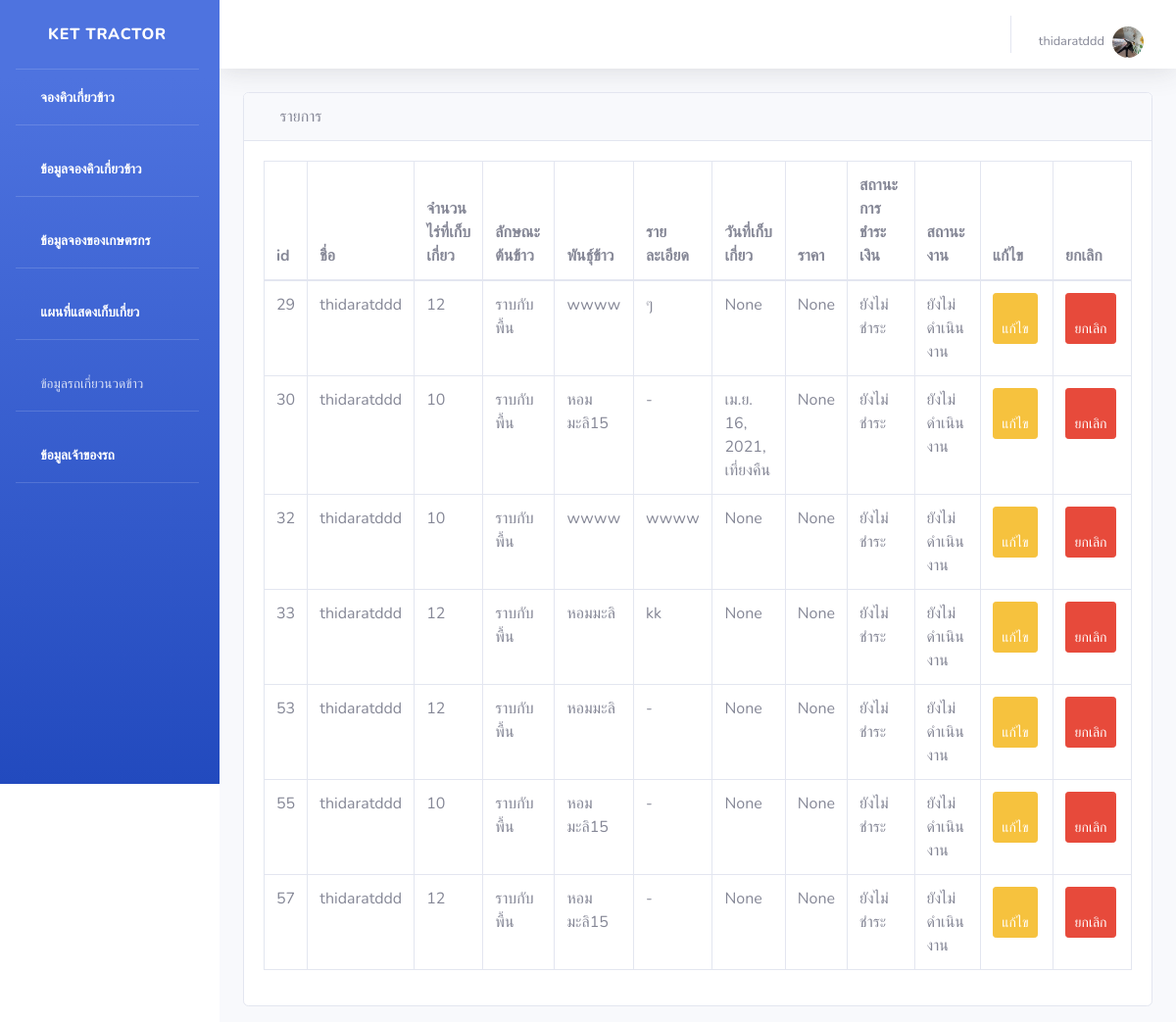
The app's page /showWork (signed in), older data.
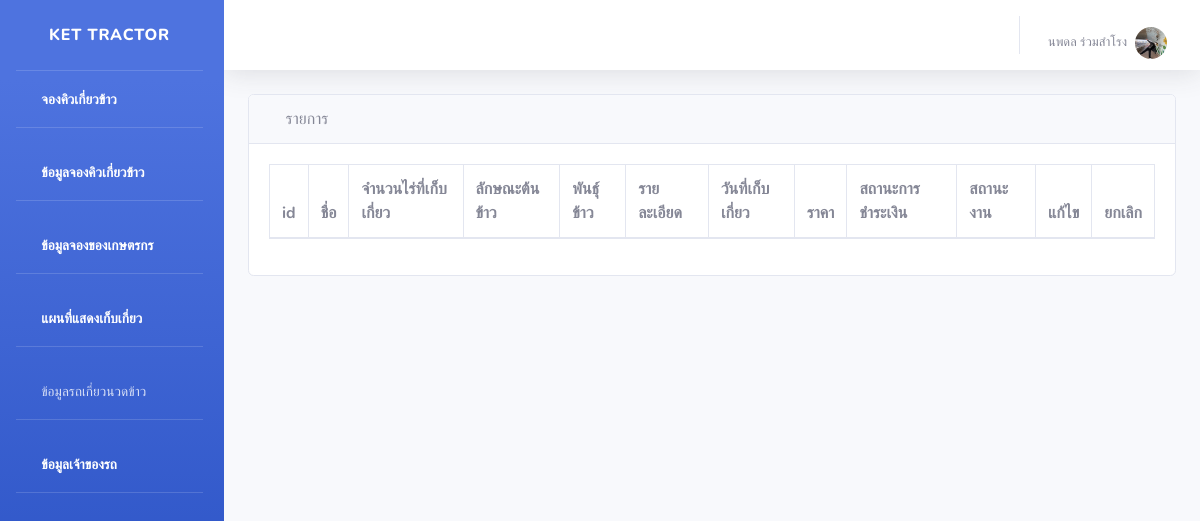
The same page, newer data.
### api/models.py (models this page shows, shortened)
class Farmer(AbstractUser):
    id = models.AutoField(primary_key=True)
    farmer_name = models.CharField(max_length=1000, verbose_name = 'ชื่อ-สกุล')
    image = models.ImageField(upload_to='images/farmer',verbose_name = 'รูปโปรไฟล์')
    address = models.CharField(max_length=1000, verbose_name = 'ที่อยู่')
    phone = models.CharField(max_length=1000, verbose_name = 'เบอร์โทรศัพท์')
    email = models.CharField(max_length=1000)
    password = models.CharField(max_length=1000)
    def __str__(self):
        return f'{self.farmer_name}'
    class Meta:
        verbose_name = 'เกษตรกร'

class Work(models.Model):
    farmer_name = models.ForeignKey(Farmer, on_delete=models.CASCADE, null=True,  verbose_name='เกษตรกร')
    lat = models.CharField(max_length=1000, verbose_name='ละติจูด')
    lng = models.CharField(max_length=1000, verbose_name='ลองติจูด')
    area = models.CharField(max_length=1000, verbose_name='พื้นที่ (ไร่)')
    rice_type = models.ForeignKey(Rice_type, on_delete=models.CASCADE, null=True, default=1, verbose_name='ลักษณะข้าวที่จะให้เกี่ยว')
    rice = models.CharField(max_length=1000, null=True, verbose_name='พันธุ์ข้าว')
    start_time = models.DateTimeField(blank=True, null=True)
    workDetail = models.TextField(max_length=1000, null=True,  verbose_name='รายละเอียด')
    price = models.CharField(max_length=1000, null=True, verbose_name='จำนวนเงิน (บาท)')
    money_status = models.ForeignKey(Money_status, on_delete=models.CASCADE, default=1,null=True, verbose_name='สถานะการชำระเงิน') # ให้นิยามเพิ่มเติม
    work_status = models.ForeignKey(Work_status, on_delete=models.CASCADE, default=1,null=True, verbose_name='สถานะงาน') # รับ ไม่รับ จ่าย
    def __str__(self):
         return f'{self.area} {self.rice_type} {self.rice}'
    class Meta:
        verbose_name = 'งานที่ต้องเก็บเกี่ยว'

class Rice_type(models.Model):
    id = models.AutoField(primary_key=True)
    rice_type = models.CharField(max_length=100)
    def __str__(self):
         return f'{self.rice_type}'
    class Meta:
        verbose_name = 'ลักษณะข้าวที่จะให้เกี่ยว'

class Money_status(models.Model):
    id = models.AutoField(primary_key=True)
    money_status = models.CharField(max_length=100, verbose_name = 'สถานะการชำระเงิน')
    def __str__(self):
         return f'{self.money_status}'
    class Meta:
        verbose_name = 'สถานะการชำระเงิน'

class Work_status (models.Model):
    id = models.AutoField(primary_key=True)
    work_status  = models.CharField(max_length=100, verbose_name="สถานะงาน")
    def __str__(self):
         return f'{self.work_status}'
    class Meta:
        verbose_name = 'สถานะงาน'

### api/views.py (the view)
# urls.py: path('showWork',views.showWork),
def showWork(request):
    works = Work.objects.filter(farmer_name = request.user)
    page = request.GET.get('page',1)
    paginator = Paginator(works, 1) # So limited to 25 profiles in a page
    print("____________",page,paginator,"___________________-")
    try:
        works_p = paginator.page(page)
    except PageNotAnInteger:
        works_p = paginator.page(1)
    except EmptyPage:
        works_p = paginator.page(paginator.num_pages)
    print(works)
    return render(request, 'api/showWork.html', {
        'works': works,
        'works_p': works_p,
        'paginator': paginator
    })

### api/templates/api/showWork.html (shortened to what this page needs)
{% extends 'api/base.html' %}
{% block content %}
<div id="content-wrapper">
  <div class="container-fluid">
      <div class="card mb-3">
          <div class="card-header">
              <i class="fas fa-table"></i>
              รายการ
          </div>
          <div class="card-body">
               <div class="table-responsive">
                  <table class="table table-bordered" id="dataTable" width="100%" cellspacing="0" align="center">
                      <thead>
                      <tr>
                        <th>id</th>
                        <th>ชื่อ</th>
                          <th>จำนวนไร่ที่เก็บเกี่ยว</th>
                          <th>ลักษณะต้นข้าว</th>
                          <th>พันธุ์ข้าว</th>
                          <th>รายละเอียด</th>
                          <th>วันที่เก็บเกี่ยว</th>
                          <th>ราคา</th>
                          <th>สถานะการชำระเงิน</th>
                          <th>สถานะงาน</th>
                          <th>แก้ไข</th>
                          <th>ยกเลิก</th>
                      </tr>
                      </thead>
                      <tbody>
                      {% for work in works %}
                          <tr>
                            <td>{{ work.id }}</td>
                            <td>{{ work.farmer_name }} </td>
                              <td>{{ work.area }}</td>
                              <td>{{ work.rice_type }}</td>
                              <td>{{ work.rice }}</td>
                              <td>{{ work.workDetail }}</td>
                              <td>{{ work.start_time }}</td>
                              <td>{{ work.price }}</td>
                              <td>{{ work.money_status }}</td>
                              <td>{{ work.work_status }}</td>
                            <td> <a class="btn btn-sm btn-warning" href="/editShowWork/{{work.id}}" > <span class="fa fa-edit"></span> แก้ไข</a></td>
                            <td><a class="btn btn-sm btn-danger"  href="/deleteShowWork/{{work.id}}" onclick="return confirm('ยืนยันการลบ ?')"><span class="fa fa-trash" ></span> ยกเลิก</a></td>
                          </tr>
                      {% endfor %}
                      </tbody>
                    </table>
                </div>
                </div>
                </div>
                </div>
                {% endblock %}

### api/templates/api/base.html (shortened to what this page needs)
<!DOCTYPE html>
{% load static %}
<html lang="en">
<head>
    <link rel="stylesheet" type="text/css" href="{% static 'api/css/styles.css' %}">
    <link href="{% static 'api/vendor/fontawesome-free/css/all.min.css'%}" rel="stylesheet" type="text/css">
    <link href="{% static 'api/css/sb-admin-2.min.css'%}" rel="stylesheet">
</head>
<body id="page-top">
    <div id="wrapper">
        <ul class="navbar-nav bg-gradient-primary sidebar sidebar-dark accordion" id="accordionSidebar">
            <a class="sidebar-brand d-flex align-items-center justify-content-center" href="/index">
                <div class="sidebar-brand-text mx-3">Ket Tractor</div>
            </a>
            <hr class="sidebar-divider my-0">
            {% if user.is_authenticated %}
            <li class="nav-item active">
                <a class="nav-link" href="/addWork">
                    <i class="fas fa-fw fa-tachometer-alt"></i>
                    <span>จองคิวเกี่ยวข้าว</span></a>
            </li>
             <hr class="sidebar-divider">
             <li class="nav-item active">
                <a class="nav-link" href="/showWork">
                    <i class="fas fa-fw fa-tachometer-alt"></i>
                    <span>ข้อมูลจองคิวเกี่ยวข้าว</span></a>
            </li>
            {% endif %}
            {% if request.user.is_superuser %}
                 <hr class="sidebar-divider">
             <li class="nav-item active">
                <a class="nav-link" href="/farmerWork">
                    <i class="fas fa-fw fa-tachometer-alt"></i>
                    <span>ข้อมูลจองของเกษตรกร</span></a>
            </li>
             <hr class="sidebar-divider">
             <li class="nav-item active">
                <a class="nav-link" href="/map">
                    <i class="fas fa-fw fa-tachometer-alt"></i>
                    <span>แผนที่แสดงเก็บเกี่ยว</span></a>
            </li>
            {% endif %}
           <hr class="sidebar-divider">
             <li class="nav-item">
                <a class="nav-link collapsed" href="#" data-toggle="collapse" data-target="#collapseTwo"
                    aria-expanded="true" aria-controls="collapseTwo">
                    <i class="fas fa-fw fa-cog"></i>
                    <span>ข้อมูลรถเกี่ยวนวดข้าว</span>
                </a>
             <li class="nav-item active">
             <hr class="sidebar-divider">
                <a class="nav-link" href="/profileAdmin">
                    <i class="fas fa-fw fa-tachometer-alt"></i>
                    <span>ข้อมูลเจ้าของรถ</span></a>
            </li>
            <hr class="sidebar-divider">
        </ul>
        <div id="content-wrapper" class="d-flex flex-column">
            <div id="content">
                <nav class="navbar navbar-expand navbar-light bg-white topbar mb-4 static-top shadow">
                    <ul class="navbar-nav ml-auto">
                        <li class="nav-item dropdown no-arrow">
                     {% if user.is_authenticated %}
                <a href="#" class="nav-link dropdown-toggle" data-toggle="dropdown" role="button" aria-haspopup="true"
                aria-expanded="false">
               <span class="mr-2 d-none d-lg-inline text-gray-600 small">{{user.farmer_name}}  </span>
                <img class="img-profile rounded-circle"
                src="{{user.image.url}} " >
            </a>
                        </li>
                    </ul>
                     {% else %}
                  <li class="nav-item"><a class="nav-link" href="/login">เข้าสู่ระบบ</a></li>
                  <li class="nav-item"><a class="nav-link" href="/register">สมัครสมาชิก</a></li>
                </ul>
			   	</li>
                   {% endif %}
                </nav>
                {% block content %}
                {% endblock %}
        </div>
    </div>
</body>
</html>

Row changes from the older to the newer data that the page shows:
removed Work: id "29", farmer_name "thidaratddd", area "12", rice_type "ราบกับพื้น", rice "wwww", workDetail "ๆ", start_time "None", price "None", money_status "ยังไม่ชำระ", work_status "ยังไม่ดำเนินงาน"
removed Work: id "30", farmer_name "thidaratddd", area "10", rice_type "ราบกับพื้น", rice "หอมมะลิ15", workDetail "-", start_time "เม.ย. 16, 2021, เที่ยงคืน", price "None", money_status "ยังไม่ชำระ", work_status "ยังไม่ดำเนินงาน"
removed Work: id "32", farmer_name "thidaratddd", area "10", rice_type "ราบกับพื้น", rice "wwww", workDetail "wwww", start_time "None", price "None", money_status "ยังไม่ชำระ", work_status "ยังไม่ดำเนินงาน"
removed Work: id "33", farmer_name "thidaratddd", area "12", rice_type "ราบกับพื้น", rice "หอมมะลิ", workDetail "kk", start_time "None", price "None", money_status "ยังไม่ชำระ", work_status "ยังไม่ดำเนินงาน"
removed Work: id "53", farmer_name "thidaratddd", area "12", rice_type "ราบกับพื้น", rice "หอมมะลิ", workDetail "-", start_time "None", price "None", money_status "ยังไม่ชำระ", work_status "ยังไม่ดำเนินงาน"
removed Work: id "55", farmer_name "thidaratddd", area "10", rice_type "ราบกับพื้น", rice "หอมมะลิ15", workDetail "-", start_time "None", price "None", money_status "ยังไม่ชำระ", work_status "ยังไม่ดำเนินงาน"
removed Work: id "57", farmer_name "thidaratddd", area "12", rice_type "ราบกับพื้น", rice "หอมมะลิ15", workDetail "-", start_time "None", price "None", money_status "ยังไม่ชำระ", work_status "ยังไม่ดำเนินงาน"
changed Farmer: farmer_name "thidaratddd" → "นพดล ร่วมสำโรง"
